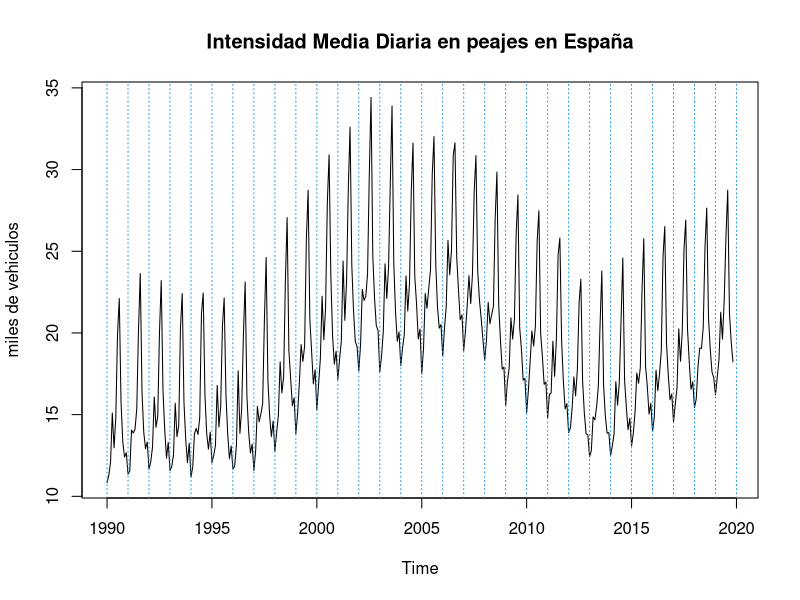
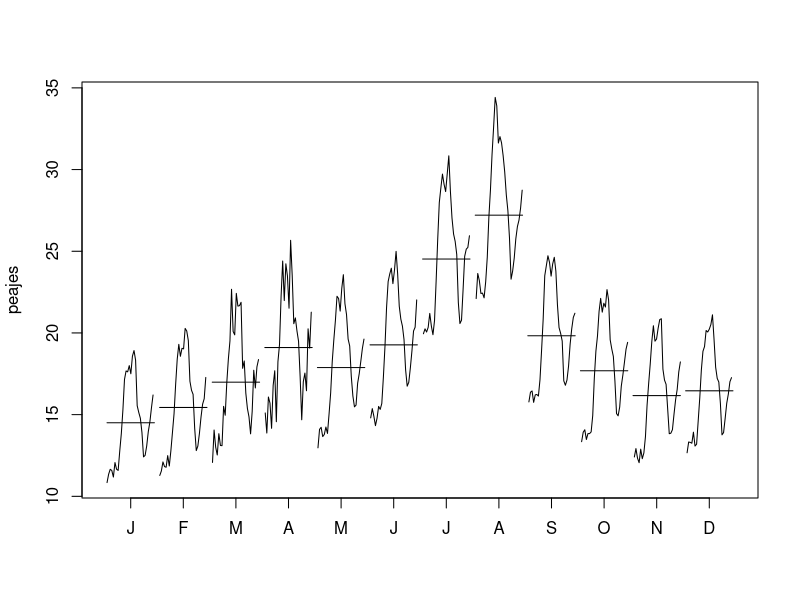
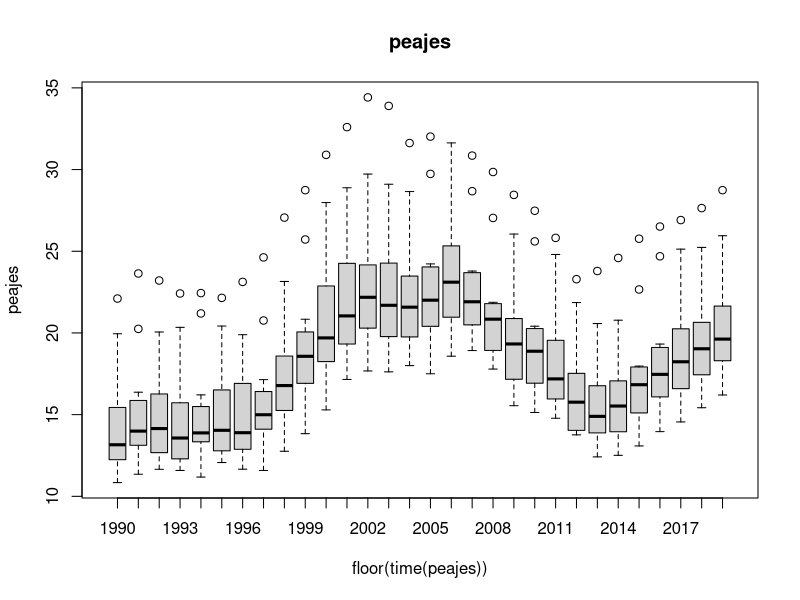
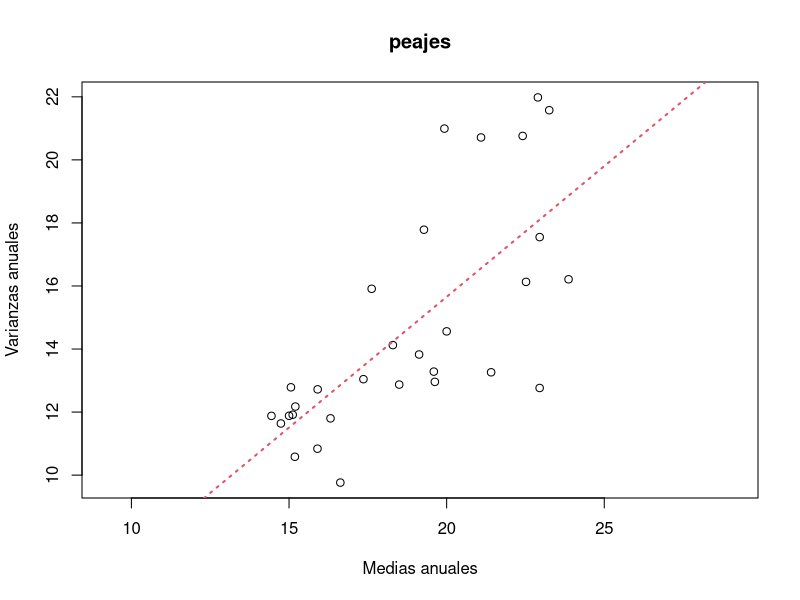
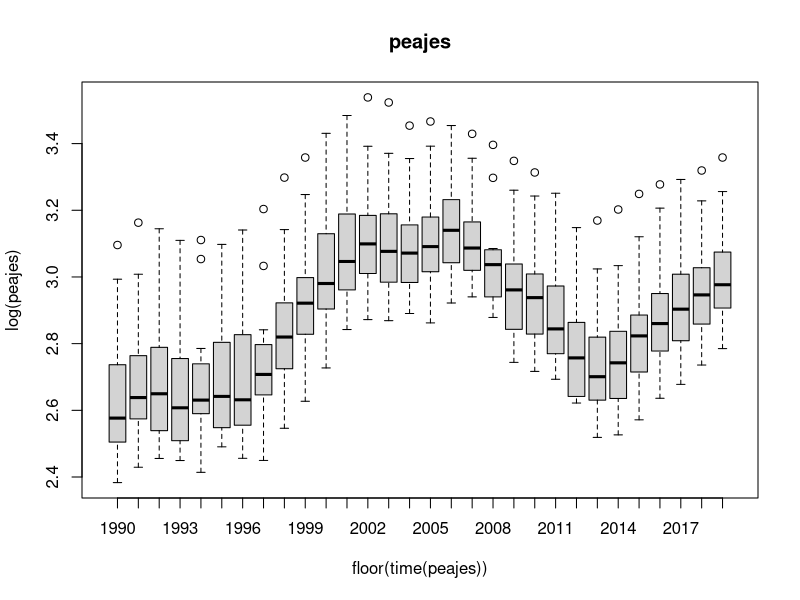
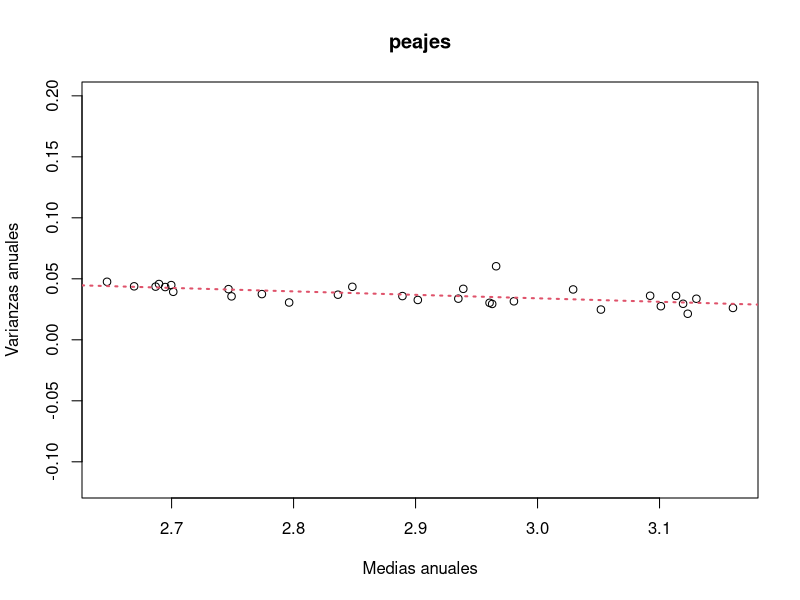
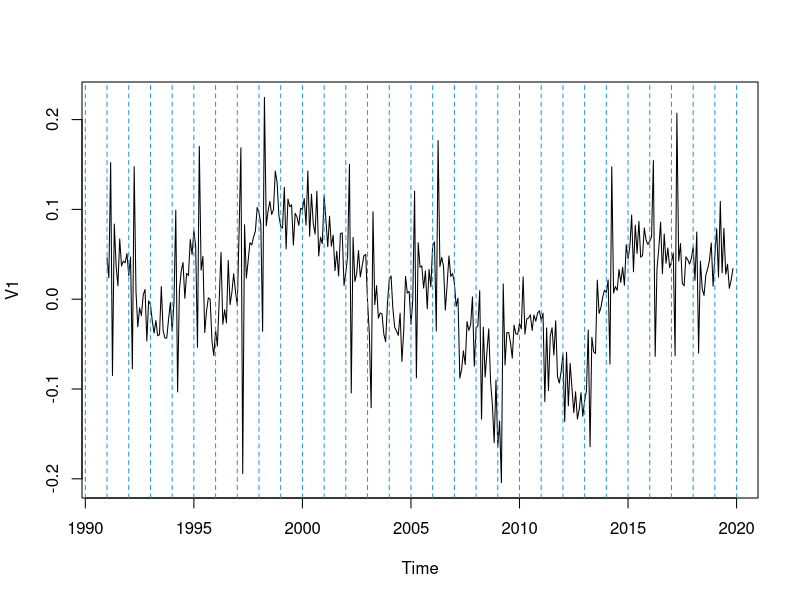
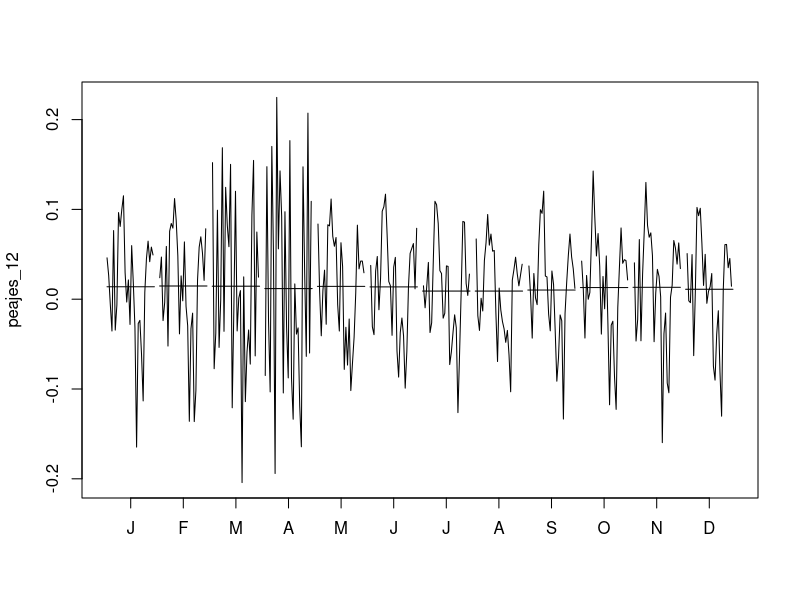

The R source for these figures, in order: (Note: this script raises an error after producing the figures.)

library("lmtest")

#################Validation#################################
validation=function(model,dades){
  s=frequency(get(model$series))
  resid=model$residuals
  par(mfrow=c(2,2),mar=c(3,3,3,3))
  #Residuals plot
  plot(resid,main="Residuals")
  abline(h=0)
  abline(h=c(-3*sd(resid),3*sd(resid)),lty=3,col=4)
  #Square Root of absolute values of residuals (Homocedasticity)
  scatter.smooth(sqrt(abs(resid)),main="Square Root of Absolute residuals",
                 lpars=list(col=2))
  
  #Normal plot of residuals
  qqnorm(resid)
  qqline(resid,col=2,lwd=2)
  
  ##Histogram of residuals with normal curve
  hist(resid,breaks=20,freq=FALSE)
  curve(dnorm(x,mean=mean(resid),sd=sd(resid)),col=2,add=T)
  
  
  #ACF & PACF of residuals
  par(mfrow=c(1,2))
  acf(resid,ylim=c(-1,1),lag.max=60,col=c(2,rep(1,s-1)),lwd=1)
  pacf(resid,ylim=c(-1,1),lag.max=60,col=c(rep(1,s-1),2),lwd=1)
  par(mfrow=c(1,1))
  
  #ACF & PACF of square residuals 
  par(mfrow=c(1,2))
  acf(resid^2,ylim=c(-1,1),lag.max=60,col=c(2,rep(1,s-1)),lwd=1)
  pacf(resid^2,ylim=c(-1,1),lag.max=60,col=c(rep(1,s-1),2),lwd=1)
  par(mfrow=c(1,1))
  
  #Ljung-Box p-values
  par(mar=c(2,2,1,1))
  tsdiag(model,gof.lag=7*s)
  cat("\n--------------------------------------------------------------------\n")
  print(model)
  
  #Stationary and Invertible
  cat("\nModul of AR Characteristic polynomial Roots: ", 
      Mod(polyroot(c(1,-model$model$phi))),"\n")
  cat("\nModul of MA Characteristic polynomial Roots: ",
      Mod(polyroot(c(1,model$model$theta))),"\n")
  
  #Model expressed as an MA infinity (psi-weights)
  psis=ARMAtoMA(ar=model$model$phi,ma=model$model$theta,lag.max=36)
  names(psis)=paste("psi",1:36)
  cat("\nPsi-weights (MA(inf))\n")
  cat("\n--------------------\n")
  print(psis[1:20])
  
  #Model expressed as an AR infinity (pi-weights)
  pis=-ARMAtoMA(ar=-model$model$theta,ma=-model$model$phi,lag.max=36)
  names(pis)=paste("pi",1:36)
  cat("\nPi-weights (AR(inf))\n")
  cat("\n--------------------\n")
  print(pis[1:20])
  
  cat("\nNormality Tests\n")
  cat("\n--------------------\n")
  
  ##Shapiro-Wilks Normality test
  print(shapiro.test(resid(model)))
  
  suppressMessages(require(nortest,quietly=TRUE,warn.conflicts=FALSE))
  ##Anderson-Darling test
  print(ad.test(resid(model)))
  
  suppressMessages(require(tseries,quietly=TRUE,warn.conflicts=FALSE))
  ##Jarque-Bera test
  print(jarque.bera.test(resid(model)))
  
  cat("\nHomoscedasticity Test\n")
  cat("\n--------------------\n")
  suppressMessages(require(lmtest,quietly=TRUE,warn.conflicts=FALSE))
  ##Breusch-Pagan test
  obs=get(model$series)
  print(bptest(resid(model)~I(obs-resid(model))))
  
  cat("\nIndependence Tests\n")
  cat("\n--------------------\n")
  
  ##Durbin-Watson test
  print(dwtest(resid(model)~I(1:length(resid(model)))))
  
  ##Ljung-Box test
  cat("\nLjung-Box test\n")
  print(t(apply(matrix(c(1:4,(1:4)*s)),1,function(el) {
    te=Box.test(resid(model),type="Ljung-Box",lag=el)
    c(lag=(te$parameter),statistic=te$statistic[[1]],p.value=te$p.value)})))
  
  
  #Sample ACF vs. Teoric ACF
  par(mfrow=c(2,2),mar=c(3,3,3,3))
  acf(dades, ylim=c(-1,1) ,lag.max=36,main="Sample ACF")
  
  plot(ARMAacf(model$model$phi,model$model$theta,lag.max=36),ylim=c(-1,1), 
       type="h",xlab="Lag",  ylab="", main="ACF Teoric")
  abline(h=0)
  
  #Sample PACF vs. Teoric PACF
  pacf(dades, ylim=c(-1,1) ,lag.max=36,main="Sample PACF")
  
  plot(ARMAacf(model$model$phi,model$model$theta,lag.max=36, pacf=T),ylim=c(-1,1),
       type="h", xlab="Lag", ylab="", main="PACF Teoric")
  abline(h=0)
  par(mfrow=c(1,1))
}
################# Fi Validaci? #################################

prevision <- function(model, data) {
  ultim <- c(2018,11)
  data_2 <-window(data, end=ultim)
  
  mod2 <- update(model, x = data_2)
  
  #prediction 12 next observations
  pred <- predict(mod2, n.ahead=12)
  point <- exp(pred$pred)
  
  up <- point*exp(pred$se * 1.96)
  lo <- point/exp(pred$se * 1.96)
  
  ts.plot(data,lo,up,point,lty=c(1,2,2,1),col=c(1,4,4,2),xlim=c(2013,2019), type="o",
          main="Predicciones de 2018 según el modelo 1") 
  abline(v=2013:2019,lty=3,col=4)
  
  #RMSPE and MAPE
  obs <- window(data, start=c(2018, 1), end=c(2018, 12))
  
  print(paste0("RMSPE: ", RMSPE<-sqrt(mean(((obs-point)/obs)^2))))
  print(paste0("MAPE: ", MAPE<-mean(abs(obs-point)/obs)))
  
  print(paste0("Mean conf. interval length: ", mean(up-lo)))
}


setwd("~/Desktop")

peajes <- ts(read.table("./peajes.dat"), start = 1990, frequency = 12)

plot(peajes, main="Intensidad Media Diaria en peajes en España", ylab="miles de vehiculos")
abline(v=1990:2020,lty=3,col=4)
var(peajes)


monthplot(peajes)

boxplot(peajes~floor(time(peajes)), main="peajes")
plot.mean.var <- function(serie, title){
  m=apply(matrix(serie,nr=frequency(serie)),2,mean)
  v=apply(matrix(serie,nr=frequency(serie)),2,var)
  plot(m,v,xlab="Medias anuales",ylab="Varianzas anuales",main=title, asp = 1)
  abline(lm(v~m),col=2,lty=3,lwd=2)
}

plot.mean.var(peajes, "peajes")

boxplot(log(peajes)~floor(time(peajes)), main="peajes")
plot.mean.var(log(peajes), "peajes")

peajes_log <- log(peajes)

#diferenciacion regular orden 12
plot(peajes_12 <- diff(peajes_log, 12))
abline(v=1990:2020,lty=2,col=4)
(var_12 <- var(peajes_12))
monthplot(peajes_12)

# dif reg 1
plot(peajes_12_1 <- diff(peajes_12, 1))
abline(h = 0, lty = 2, col = 4)
(var_12_1 <- var(peajes_12_1))

#dif red 2
plot(peajes_12_2 <- diff(peajes_12_1, 1))
abline(h = 0, lty = 2, col = 4)
(var_12_2 <- var(peajes_12_2))

#serie definitiva
serie <- peajes_12_1


#ACF & PACF of residuals
s=frequency(serie)
par(mfrow=c(1,2))
acf(serie,ylim=c(-1,1),lag.max=1000,col=c(2,rep(1,s-1)),lwd=1, main = "")
pacf(serie,ylim=c(-1,1),lag.max=1000,col=c(rep(1,s-1),2),lwd=1, main = "")
par(mfrow=c(1,1))


mod1 <- arima(peajes_log, order=c(0,1,2), seasonal=list(order=c(2,1,0), period=12))
mod2 <- arima(peajes_log, order=c(4,1,0), seasonal=list(order=c(2,1,0), period=12))
mod3 <- arima(peajes_log, order=c(1,1,1), seasonal=list(order=c(2,1,0), period=12))
mod4 <- arima(peajes_log, order=c(23,1,0), seasonal=list(order=c(0,1,0), period=12))
mod5 <- arima(peajes_log, order=c(23,1,0), fixed = c(rep(0,10), NA, rep(0,11), NA), seasonal=list(order=c(0,1,0), period=12))




res1 <- resid(mod1)
res2 <- resid(mod2)

validation(mod1, peajes_log)
validation(mod2, peajes_log)
validation(mod3, peajes_log)
validation(mod4, peajes_log)
validation(mod5, peajes_log)

AIC(mod1)
BIC(mod1)
AIC(mod2)
BIC(mod2)


ultim <- c(2018,11)
data_2 <-window(peajes_log, end=ultim)

mod2 <- update(mod1, x = data_2)

#prediction 12 next observations
pred <- predict(mod2, n.ahead=12)
point <- exp(pred$pred)

up <- point*exp(pred$se * 1.96)
lo <- point/exp(pred$se * 1.96)

ts.plot(peajes,lo,up,point,lty=c(1,2,2,1),col=c(1,4,4,2),xlim=c(2013,2020), type="o",
        main="Predicciones de 2018 según el modelo 1") 
abline(v=2013:2019,lty=3,col=4)

#RMSPE and MAPE
obs <- window(data, start=c(2018, 1), end=c(2018, 12))

print(paste0("RMSPE: ", RMSPE<-sqrt(mean(((obs-point)/obs)^2))))
print(paste0("MAPE: ", MAPE<-mean(abs(obs-point)/obs)))

print(paste0("Mean conf. interval length: ", mean(up-lo)))
